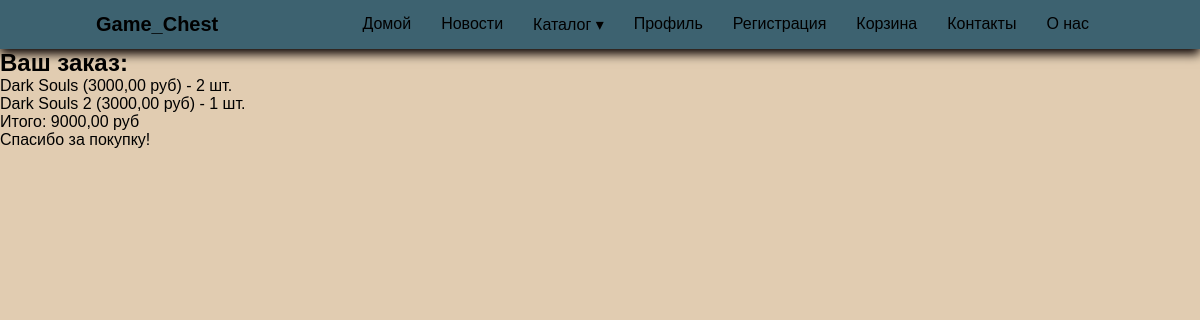
Page /order/11/ on the committed database.
### main/models.py (models this page shows, shortened)
class OrderProduct(models.Model):
    order = models.ForeignKey(
        'Order', on_delete=models.CASCADE, verbose_name='Заказ'
    )
    product = models.ForeignKey(
        Product, on_delete=models.CASCADE, verbose_name='Товар'
    )
    quantity = models.IntegerField(verbose_name='Количество')
    price = models.DecimalField(
        max_digits=12, decimal_places=2, verbose_name='Цена'
    )

class Product(models.Model):
    title = models.CharField(
        max_length=255, blank=False, verbose_name='Название'
    )
    image = models.ImageField(
        upload_to='products', blank=True, null=True, verbose_name='Изображение'
    )
    description = models.TextField(
        verbose_name='Описание', default='', blank=True
    )
    release = models.TextField(
        verbose_name='Дата выхода', default='', blank=True
    )
    publisher = models.TextField(
        verbose_name='Издатель', default='', blank=True
    )
    developer = models.TextField(
        verbose_name='Разработчик', default='', blank=True
    )
    genre = models.TextField(
        verbose_name='Жанр', default='', blank=True
    )
    price = models.DecimalField(
        max_digits=8, decimal_places=2, verbose_name='Цена'
    )
    original_price = models.DecimalField(
        max_digits=8, decimal_places=2, blank=True, null=True, verbose_name='Цена без скидки(зачеркнуто)'
    )
    count = models.IntegerField(
        default=0, verbose_name='Количество'
    )
    is_active = models.BooleanField(default=True, verbose_name='Активен?')
    created_at = models.DateTimeField(
        auto_now_add=True, verbose_name='Дата создания'
    )
    updated_at = models.DateTimeField(
        auto_now=True, verbose_name='Дата обновления'
    )
    categories = models.ManyToManyField(
        Category, verbose_name='Категории'
    )
    class Meta:
        verbose_name = 'Товар'
        verbose_name_plural = 'Товары'

class Order(models.Model):
    class Status(models.TextChoices):
        CREATED = 'CREATED', 'Создан'
        PAYED = 'PAYED', 'Оплачен'
        IN_PROGRESS = 'IN_PROGRESS', 'В обработке'
        DELIVERING = 'DELIVERING', 'Доставляется'
        DELIVERED = 'DELIVERED', 'Доставлен'
        CANCELED = 'CANCELED', 'Отменен'
    user = models.ForeignKey(
        User, on_delete=models.CASCADE, verbose_name='Пользователь'
    )
    products = models.ManyToManyField(
        Product, verbose_name='Товары',
        through=OrderProduct,
        through_fields=('order', 'product')
    )
    status = models.CharField(
        verbose_name='Статус',
        max_length=15, choices=Status.choices, default=Status.CREATED
    )
    created_at = models.DateTimeField(
        auto_now_add=True, verbose_name='Дата создания'
    )
    updated_at = models.DateTimeField(
        auto_now=True, verbose_name='Дата обновления'
    )
    created_at = models.DateTimeField(
        auto_now_add=True, verbose_name='Дата создания'
    )
    updated_at = models.DateTimeField(
        auto_now=True, verbose_name='Дата обновления'
    )
    @property
    def total_price(self):
        return sum([
            order_product.price * order_product.quantity
            for order_product in OrderProduct.objects.filter(order=self)
        ])
    class Meta:
        verbose_name = 'Заказ'
        verbose_name_plural = 'Заказы'

### main/views.py (the view)
# urls.py: path('order/<int:id>/', views.get_order_view, name='get_order'),
@require_http_methods(["GET"])
def get_order_view(request: HttpRequest, id: int):
    try:
        order = Order.objects.get(id=id)
    except Order.DoesNotExist:
        raise Http404('Заказ не найден')
    return HttpResponse(render(request, 'order.html', {
        'order': order,
        'products': OrderProduct.objects.filter(order=order),
    }))

### main/templates/order.html (shortened to what this page needs)
{% extends 'base.html' %}
{% block content %}
<h2>Ваш заказ:</h2>
{% for item in products %}
<p>{{ item.product.title }} ({{ item.price }} руб) - {{ item.quantity }} шт.</p>
{% endfor %}
<p>Итого: {{ order.total_price }} руб</p>
<p>Спасибо за покупку!</p>
{% endblock %}

### main/static/base/styles/base.css (style rules this page uses)
* { margin: 0; padding: 0; box-sizing: border-box; font-family: sans-serif; list-style: none; text-decoration: none; }
body { height: 100vh; background-size: cover; background-position: center; background-color: #e1ccb1; color: black; }

### rows in the picture
OrderProduct: product "Dark Souls", price "3000,00", quantity "2"
OrderProduct: product "Dark Souls 2", price "3000,00", quantity "1"
Order: total_price "9000,00"
